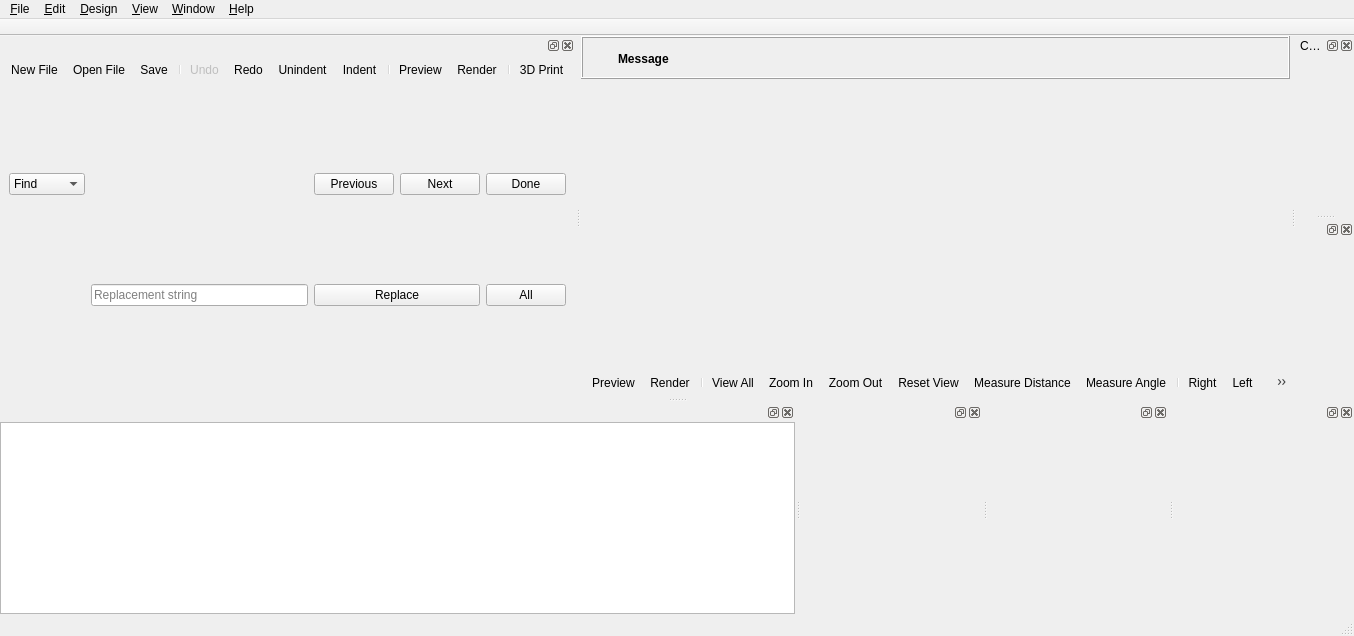
<?xml version="1.0" encoding="UTF-8"?>
<ui version="4.0">
 <class>MainWindow</class>
 <widget class="QMainWindow" name="MainWindow">
  <property name="geometry">
   <rect>
    <x>0</x>
    <y>0</y>
    <width>1354</width>
    <height>636</height>
   </rect>
  </property>
  <widget class="QWidget" name="centralwidget">
   <layout class="QVBoxLayout" name="verticalLayout_2">
    <property name="spacing">
     <number>0</number>
    </property>
    <property name="leftMargin">
     <number>0</number>
    </property>
    <property name="topMargin">
     <number>0</number>
    </property>
    <property name="rightMargin">
     <number>0</number>
    </property>
    <property name="bottomMargin">
     <number>0</number>
    </property>
    <item>
     <widget class="QWidget" name="mainWidget" native="true">
      <property name="sizePolicy">
       <sizepolicy hsizetype="Expanding" vsizetype="Expanding">
        <horstretch>0</horstretch>
        <verstretch>0</verstretch>
       </sizepolicy>
      </property>
      <layout class="QVBoxLayout" name="verticalLayout_3">
       <property name="spacing">
        <number>0</number>
       </property>
       <property name="leftMargin">
        <number>0</number>
       </property>
       <property name="topMargin">
        <number>0</number>
       </property>
       <property name="rightMargin">
        <number>0</number>
       </property>
       <property name="bottomMargin">
        <number>0</number>
       </property>
       <item>
        <widget class="QFrame" name="frameCompileResult">
         <property name="frameShape">
          <enum>QFrame::Box</enum>
         </property>
         <property name="frameShadow">
          <enum>QFrame::Raised</enum>
         </property>
         <layout class="QGridLayout" name="gridLayoutCompileResult">
          <property name="leftMargin">
           <number>6</number>
          </property>
          <property name="topMargin">
           <number>6</number>
          </property>
          <property name="rightMargin">
           <number>6</number>
          </property>
          <property name="bottomMargin">
           <number>4</number>
          </property>
          <property name="horizontalSpacing">
           <number>4</number>
          </property>
          <item row="0" column="1">
           <widget class="QLabel" name="labelCompileResultMessage">
            <property name="sizePolicy">
             <sizepolicy hsizetype="Preferred" vsizetype="Preferred">
              <horstretch>1</horstretch>
              <verstretch>0</verstretch>
             </sizepolicy>
            </property>
            <property name="font">
             <font>
              <bold>true</bold>
             </font>
            </property>
            <property name="text">
             <string>Message</string>
            </property>
            <property name="wordWrap">
             <bool>true</bool>
            </property>
           </widget>
          </item>
          <item row="0" column="2">
           <widget class="QToolButton" name="toolButtonCompileResultClose">
            <property name="styleSheet">
             <string notr="true"/>
            </property>
            <property name="text">
             <string/>
            </property>
            <property name="icon">
             <iconset resource="../../resources/common.qrc">
              <normaloff>:/icons/close.png</normaloff>:/icons/close.png</iconset>
            </property>
            <property name="iconSize">
             <size>
              <width>22</width>
              <height>22</height>
             </size>
            </property>
            <property name="toolButtonStyle">
             <enum>Qt::ToolButtonIconOnly</enum>
            </property>
            <property name="autoRaise">
             <bool>true</bool>
            </property>
           </widget>
          </item>
          <item row="0" column="0">
           <widget class="QToolButton" name="toolButtonCompileResultIcon">
            <property name="styleSheet">
             <string notr="true">QToolButton { border: none; }</string>
            </property>
            <property name="text">
             <string/>
            </property>
            <property name="icon">
             <iconset resource="../../resources/common.qrc">
              <normaloff>:/icons/information-icons-error.png</normaloff>:/icons/information-icons-error.png</iconset>
            </property>
            <property name="iconSize">
             <size>
              <width>22</width>
              <height>22</height>
             </size>
            </property>
            <property name="autoRaise">
             <bool>false</bool>
            </property>
           </widget>
          </item>
         </layout>
        </widget>
       </item>
       <item>
        <widget class="QGLView" name="qglview" native="true">
         <property name="sizePolicy">
          <sizepolicy hsizetype="Expanding" vsizetype="Expanding">
           <horstretch>0</horstretch>
           <verstretch>0</verstretch>
          </sizepolicy>
         </property>
         <property name="minimumSize">
          <size>
           <width>200</width>
           <height>100</height>
          </size>
         </property>
        </widget>
       </item>
       <item>
        <widget class="QToolBar" name="viewerToolBar">
         <addaction name="designActionPreview"/>
         <addaction name="designActionRender"/>
         <addaction name="separator"/>
         <addaction name="viewActionViewAll"/>
         <addaction name="viewActionZoomIn"/>
         <addaction name="viewActionZoomOut"/>
         <addaction name="viewActionResetView"/>
         <addaction name="designActionMeasureDist"/>
         <addaction name="designActionMeasureAngle"/>
         <addaction name="separator"/>
         <addaction name="viewActionRight"/>
         <addaction name="viewActionLeft"/>
         <addaction name="viewActionBack"/>
         <addaction name="viewActionFront"/>
         <addaction name="viewActionTop"/>
         <addaction name="viewActionBottom"/>
         <addaction name="separator"/>
         <addaction name="viewActionPerspective"/>
         <addaction name="viewActionOrthogonal"/>
         <addaction name="separator"/>
         <addaction name="viewActionShowAxes"/>
         <addaction name="viewActionShowScaleProportional"/>
         <addaction name="viewActionShowEdges"/>
        </widget>
       </item>
      </layout>
      <zorder>qglview</zorder>
      <zorder>viewerToolBar</zorder>
      <zorder>frameCompileResult</zorder>
     </widget>
    </item>
   </layout>
  </widget>
  <widget class="QMenuBar" name="menubar">
   <property name="geometry">
    <rect>
     <x>0</x>
     <y>0</y>
     <width>1354</width>
     <height>22</height>
    </rect>
   </property>
   <widget class="QMenu" name="menu_File">
    <property name="title">
     <string>&amp;File</string>
    </property>
    <widget class="QMenu" name="menuOpenRecent">
     <property name="title">
      <string>Recen&amp;t Files</string>
     </property>
    </widget>
    <widget class="QMenu" name="menuExamples">
     <property name="title">
      <string>&amp;Examples</string>
     </property>
    </widget>
    <widget class="QMenu" name="menuExport">
     <property name="title">
      <string>E&amp;xport</string>
     </property>
     <addaction name="fileActionExportAsciiSTL"/>
     <addaction name="fileActionExportBinarySTL"/>
     <addaction name="fileActionExportOBJ"/>
     <addaction name="fileActionExportPOV"/>
     <addaction name="fileActionExportOFF"/>
     <addaction name="fileActionExportWRL"/>
     <addaction name="fileActionExportAMF"/>
     <addaction name="fileActionExport3MF"/>
     <addaction name="fileActionExportDXF"/>
     <addaction name="fileActionExportSVG"/>
     <addaction name="fileActionExportCSG"/>
     <addaction name="fileActionExportPDF"/>
     <addaction name="separator"/>
     <addaction name="fileActionExportImage"/>
    </widget>
    <addaction name="fileActionNew"/>
    <addaction name="fileActionOpen"/>
    <addaction name="menuOpenRecent"/>
    <addaction name="menuExamples"/>
    <addaction name="fileActionReload"/>
    <addaction name="separator"/>
    <addaction name="fileActionNewWindow"/>
    <addaction name="fileActionOpenWindow"/>
    <addaction name="fileActionRevoke"/>
    <addaction name="fileActionClose"/>
    <addaction name="separator"/>
    <addaction name="fileActionSave"/>
    <addaction name="fileActionSaveAs"/>
    <addaction name="fileActionSaveACopy"/>
    <addaction name="fileActionSaveAll"/>
    <addaction name="separator"/>
    <addaction name="menuExport"/>
    <addaction name="separator"/>
    <addaction name="fileShowLibraryFolder"/>
    <addaction name="separator"/>
    <addaction name="fileActionQuit"/>
   </widget>
   <widget class="QMenu" name="menu_Edit">
    <property name="title">
     <string>&amp;Edit</string>
    </property>
    <addaction name="editActionUndo"/>
    <addaction name="editActionRedo"/>
    <addaction name="separator"/>
    <addaction name="editActionCut"/>
    <addaction name="editActionCopy"/>
    <addaction name="editActionPaste"/>
    <addaction name="separator"/>
    <addaction name="editActionIndent"/>
    <addaction name="editActionUnindent"/>
    <addaction name="editActionComment"/>
    <addaction name="editActionUncomment"/>
    <addaction name="editActionConvertTabsToSpaces"/>
    <addaction name="editActionToggleBookmark"/>
    <addaction name="editActionNextBookmark"/>
    <addaction name="editActionPrevBookmark"/>
    <addaction name="separator"/>
    <addaction name="editActionNextTab"/>
    <addaction name="editActionPrevTab"/>
    <addaction name="separator"/>
    <addaction name="editActionCopyViewport"/>
    <addaction name="editActionCopyVPT"/>
    <addaction name="editActionCopyVPR"/>
    <addaction name="editActionCopyVPD"/>
    <addaction name="editActionCopyVPF"/>
    <addaction name="separator"/>
    <addaction name="editActionFind"/>
    <addaction name="editActionFindAndReplace"/>
    <addaction name="editActionFindNext"/>
    <addaction name="editActionFindPrevious"/>
    <addaction name="editActionUseSelectionForFind"/>
    <addaction name="separator"/>
    <addaction name="editActionJumpToNextError"/>
    <addaction name="separator"/>
    <addaction name="editActionZoomTextIn"/>
    <addaction name="editActionZoomTextOut"/>
    <addaction name="editActionPreferences"/>
   </widget>
   <widget class="QMenu" name="menu_Design">
    <property name="title">
     <string>&amp;Design</string>
    </property>
    <addaction name="designActionAutoReload"/>
    <addaction name="designActionReloadAndPreview"/>
    <addaction name="designActionPreview"/>
    <addaction name="designActionRender"/>
    <addaction name="designAction3DPrint"/>
    <addaction name="designActionMeasureDist"/>
    <addaction name="designActionMeasureAngle"/>
    <addaction name="separator"/>
    <addaction name="designCheckValidity"/>
    <addaction name="designActionDisplayAST"/>
    <addaction name="designActionDisplayCSGTree"/>
    <addaction name="designActionDisplayCSGProducts"/>
    <addaction name="separator"/>
    <addaction name="designActionFlushCaches"/>
   </widget>
   <widget class="QMenu" name="menu_View">
    <property name="title">
     <string>&amp;View</string>
    </property>
    <addaction name="viewActionPreview"/>
    <addaction name="viewActionThrownTogether"/>
    <addaction name="separator"/>
    <addaction name="viewActionShowEdges"/>
    <addaction name="viewActionShowAxes"/>
    <addaction name="viewActionShowScaleProportional"/>
    <addaction name="viewActionShowCrosshairs"/>
    <addaction name="separator"/>
    <addaction name="viewActionTop"/>
    <addaction name="viewActionBottom"/>
    <addaction name="viewActionLeft"/>
    <addaction name="viewActionRight"/>
    <addaction name="viewActionFront"/>
    <addaction name="viewActionBack"/>
    <addaction name="viewActionDiagonal"/>
    <addaction name="viewActionCenter"/>
    <addaction name="viewActionViewAll"/>
    <addaction name="viewActionResetView"/>
    <addaction name="separator"/>
    <addaction name="viewActionZoomIn"/>
    <addaction name="viewActionZoomOut"/>
    <addaction name="separator"/>
    <addaction name="viewActionPerspective"/>
    <addaction name="viewActionOrthogonal"/>
    <addaction name="separator"/>
    <addaction name="viewActionHideEditorToolBar"/>
    <addaction name="viewActionHide3DViewToolBar"/>
   </widget>
   <widget class="QMenu" name="menuHelp">
    <property name="title">
     <string>&amp;Help</string>
    </property>
    <addaction name="helpActionAbout"/>
    <addaction name="helpActionHomepage"/>
    <addaction name="helpActionManual"/>
    <addaction name="helpActionOfflineManual"/>
    <addaction name="helpActionCheatSheet"/>
    <addaction name="helpActionOfflineCheatSheet"/>
    <addaction name="helpActionLibraryInfo"/>
    <addaction name="helpActionFontInfo"/>
   </widget>
   <widget class="QMenu" name="menuWindow">
    <property name="title">
     <string>&amp;Window</string>
    </property>
    <addaction name="separator"/>
    <addaction name="windowActionNextWindow"/>
    <addaction name="windowActionPreviousWindow"/>
    <addaction name="separator"/>
    <addaction name="windowActionJumpTo"/>
   </widget>
   <addaction name="menu_File"/>
   <addaction name="menu_Edit"/>
   <addaction name="menu_Design"/>
   <addaction name="menu_View"/>
   <addaction name="menuWindow"/>
   <addaction name="menuHelp"/>
  </widget>
  <widget class="QToolBar" name="tabToolBar">
   <property name="windowTitle">
    <string>Tabs</string>
   </property>
   <property name="movable">
    <bool>false</bool>
   </property>
   <property name="floatable">
    <bool>false</bool>
   </property>
   <attribute name="toolBarArea">
    <enum>TopToolBarArea</enum>
   </attribute>
   <attribute name="toolBarBreak">
    <bool>false</bool>
   </attribute>
    <widget class="QWidget" name="tabToolBarContents">
      <property name="sizePolicy">
        <sizepolicy hsizetype="Expanding" vsizetype="Expanding">
          <horstretch>0</horstretch>
          <verstretch>0</verstretch>
        </sizepolicy>
      </property>
      <layout class="QVBoxLayout" name="verticalLayout_1">
      <property name="spacing">
        <number>0</number>
      </property>
      <property name="leftMargin">
        <number>0</number>
      </property>
      <property name="topMargin">
        <number>0</number>
      </property>
      <property name="rightMargin">
        <number>0</number>
      </property>
      <property name="bottomMargin">
        <number>0</number>
      </property>
      </layout>
    </widget>
  </widget>
  <widget class="QStatusBar" name="statusbar">
   <property name="maximumSize">
    <size>
     <width>16777215</width>
     <height>23</height>
    </size>
   </property>
  </widget>
  <widget class="Dock" name="editorDock">
   <attribute name="dockWidgetArea">
    <number>1</number>
   </attribute>
   <widget class="QWidget" name="editorDockContents">
    <layout class="QVBoxLayout" name="verticalLayout">
     <property name="spacing">
      <number>0</number>
     </property>
     <property name="leftMargin">
      <number>0</number>
     </property>
     <property name="topMargin">
      <number>0</number>
     </property>
     <property name="rightMargin">
      <number>0</number>
     </property>
     <property name="bottomMargin">
      <number>0</number>
     </property>
     <item>
      <widget class="QToolBar" name="editortoolbar">
       <addaction name="fileActionNew"/>
       <addaction name="fileActionOpen"/>
       <addaction name="fileActionSave"/>
       <addaction name="separator"/>
       <addaction name="editActionUndo"/>
       <addaction name="editActionRedo"/>
       <addaction name="editActionUnindent"/>
       <addaction name="editActionIndent"/>
       <addaction name="separator"/>
       <addaction name="designActionPreview"/>
       <addaction name="designActionRender"/>
       <addaction name="separator"/>
       <addaction name="designAction3DPrint"/>
      </widget>
     </item>
     <item>
      <widget class="QFrame" name="find_panel">
       <property name="enabled">
        <bool>true</bool>
       </property>
       <property name="sizePolicy">
        <sizepolicy hsizetype="Preferred" vsizetype="Minimum">
         <horstretch>0</horstretch>
         <verstretch>0</verstretch>
        </sizepolicy>
       </property>
       <property name="frameShape">
        <enum>QFrame::NoFrame</enum>
       </property>
       <property name="frameShadow">
        <enum>QFrame::Raised</enum>
       </property>
       <property name="lineWidth">
        <number>0</number>
       </property>
       <layout class="QGridLayout" name="gridLayout">
        <property name="topMargin">
         <number>0</number>
        </property>
        <property name="bottomMargin">
         <number>0</number>
        </property>
        <property name="verticalSpacing">
         <number>0</number>
        </property>
        <item row="0" column="0">
         <widget class="QComboBox" name="findTypeComboBox">
          <item>
           <property name="text">
            <string>Find</string>
           </property>
          </item>
          <item>
           <property name="text">
            <string>Replace</string>
           </property>
          </item>
         </widget>
        </item>
        <item row="0" column="1">
         <widget class="QWordSearchField" name="findInputField">
          <property name="placeholderText" stdset="0">
           <string>Search string</string>
          </property>
         </widget>
        </item>
        <item row="0" column="2">
         <widget class="QPushButton" name="findPrevButton">
          <property name="text">
           <string>Previous</string>
          </property>
         </widget>
        </item>
        <item row="0" column="3">
         <widget class="QPushButton" name="findNextButton">
          <property name="text">
           <string>Next</string>
          </property>
         </widget>
        </item>
        <item row="0" column="4">
         <widget class="QPushButton" name="cancelButton">
          <property name="text">
           <string>Done</string>
          </property>
         </widget>
        </item>
        <item row="1" column="1">
         <widget class="QLineEdit" name="replaceInputField">
          <property name="placeholderText">
           <string>Replacement string</string>
          </property>
         </widget>
        </item>
        <item row="1" column="2" colspan="2">
         <widget class="QPushButton" name="replaceButton">
          <property name="text">
           <string>Replace</string>
          </property>
         </widget>
        </item>
        <item row="1" column="4">
         <widget class="QPushButton" name="replaceAllButton">
          <property name="text">
           <string>All</string>
          </property>
         </widget>
        </item>
       </layout>
      </widget>
     </item>
    </layout>
   </widget>
   <addaction name="editActionRedo_2"/>
  </widget>
  <widget class="Dock" name="consoleDock">
   <attribute name="dockWidgetArea">
    <number>8</number>
   </attribute>
   <widget class="QWidget" name="consoleDockContents">
    <property name="focusPolicy">
     <enum>Qt::NoFocus</enum>
    </property>
    <layout class="QVBoxLayout" name="verticalLayout_5">
     <property name="leftMargin">
      <number>0</number>
     </property>
     <property name="topMargin">
      <number>0</number>
     </property>
     <property name="rightMargin">
      <number>0</number>
     </property>
     <property name="bottomMargin">
      <number>0</number>
     </property>
     <item>
      <widget class="Console" name="console">
       <property name="minimumSize">
        <size>
         <width>10</width>
         <height>10</height>
        </size>
       </property>
       <property name="focusPolicy">
        <enum>Qt::StrongFocus</enum>
       </property>
       <property name="readOnly">
        <bool>true</bool>
       </property>
      </widget>
     </item>
    </layout>
   </widget>
  </widget>
  <widget class="Dock" name="parameterDock">
   <property name="windowTitle">
    <string>Customizer Widget</string>
   </property>
   <attribute name="dockWidgetArea">
    <number>2</number>
   </attribute>
  </widget>
  <widget class="Dock" name="animateDock">
   <attribute name="dockWidgetArea">
    <number>8</number>
   </attribute>
   <widget class="QWidget" name="animateDockContents">
    <property name="focusPolicy">
     <enum>Qt::StrongFocus</enum>
    </property>
    <layout class="QVBoxLayout" name="verticalLayout_Animate">
     <property name="leftMargin">
      <number>0</number>
     </property>
     <property name="topMargin">
      <number>0</number>
     </property>
     <property name="rightMargin">
      <number>0</number>
     </property>
     <property name="bottomMargin">
      <number>0</number>
     </property>
     <item>
      <widget class="Animate" name="animateWidget" native="true"/>
     </item>
    </layout>
   </widget>
  </widget>
  <widget class="Dock" name="viewportControlDock">
   <attribute name="dockWidgetArea">
    <number>2</number>
   </attribute>
   <widget class="QWidget" name="viewportControlDockContents">
    <property name="focusPolicy">
     <enum>Qt::StrongFocus</enum>
    </property>
    <layout class="QVBoxLayout" name="verticalLayout_ViewportControl">
     <property name="leftMargin">
      <number>0</number>
     </property>
     <property name="topMargin">
      <number>0</number>
     </property>
     <property name="rightMargin">
      <number>0</number>
     </property>
     <property name="bottomMargin">
      <number>0</number>
     </property>
     <item>
      <widget class="ViewportControl" name="viewportControlWidget" native="true"/>
     </item>
    </layout>
   </widget>
  </widget>
  <widget class="Dock" name="errorLogDock">
   <attribute name="dockWidgetArea">
    <number>8</number>
   </attribute>
   <widget class="QWidget" name="errorLogDockContents">
    <property name="focusPolicy">
     <enum>Qt::StrongFocus</enum>
    </property>
    <layout class="QVBoxLayout" name="verticalLayout_6">
     <property name="leftMargin">
      <number>0</number>
     </property>
     <property name="topMargin">
      <number>0</number>
     </property>
     <property name="rightMargin">
      <number>0</number>
     </property>
     <property name="bottomMargin">
      <number>0</number>
     </property>
     <item>
      <widget class="ErrorLog" name="errorLogWidget" native="true">
       <property name="minimumSize">
        <size>
         <width>10</width>
         <height>10</height>
        </size>
       </property>
      </widget>
     </item>
    </layout>
   </widget>
  </widget>
  <widget class="Dock" name="fontListDock">
   <attribute name="dockWidgetArea">
    <number>8</number>
   </attribute>
   <widget class="QWidget" name="fontListDockContents">
    <layout class="QVBoxLayout" name="verticalLayout_4">
     <item>
      <widget class="FontList" name="fontListWidget" native="true"/>
     </item>
    </layout>
   </widget>
  </widget>
  <action name="fileActionNew">
   <property name="icon">
    <iconset theme="chokusen-new">
     <normaloff>.</normaloff>.</iconset>
   </property>
   <property name="text">
    <string>&amp;New File</string>
   </property>
   <property name="shortcut">
    <string>Ctrl+N</string>
   </property>
  </action>
  <action name="fileActionNewWindow">
   <property name="text">
    <string>New Window</string>
   </property>
  </action>
  <action name="fileActionOpen">
   <property name="icon">
    <iconset theme="chokusen-open">
     <normaloff>.</normaloff>.</iconset>
   </property>
   <property name="text">
    <string>&amp;Open File</string>
   </property>
   <property name="shortcut">
    <string>Ctrl+O</string>
   </property>
  </action>
  <action name="fileActionOpenWindow">
   <property name="text">
    <string>Open in New Window</string>
   </property>
  </action>
  <action name="fileActionSave">
   <property name="icon">
    <iconset theme="chokusen-save">
     <normaloff>.</normaloff>.</iconset>
   </property>
   <property name="text">
    <string>&amp;Save</string>
   </property>
   <property name="shortcut">
    <string>Ctrl+S</string>
   </property>
  </action>
  <action name="fileActionSaveAs">
   <property name="text">
    <string>Save &amp;As...</string>
   </property>
   <property name="shortcut">
    <string>Ctrl+Shift+S</string>
   </property>
  </action>
  <action name="fileActionSaveACopy">
   <property name="text">
    <string>Save a Copy</string>
   </property>
  </action>
  <action name="fileActionSaveAll">
   <property name="text">
    <string>Save All</string>
   </property>
  </action>
  <action name="fileActionReload">
   <property name="text">
    <string>&amp;Reload</string>
   </property>
   <property name="shortcut">
    <string>Ctrl+R</string>
   </property>
  </action>
  <action name="fileActionQuit">
   <property name="text">
    <string>&amp;Quit</string>
   </property>
   <property name="shortcut">
    <string>Ctrl+Q</string>
   </property>
   <property name="menuRole">
    <enum>QAction::QuitRole</enum>
   </property>
  </action>
  <action name="editActionUndo">
   <property name="enabled">
    <bool>false</bool>
   </property>
   <property name="icon">
    <iconset theme="chokusen-undo">
     <normaloff>.</normaloff>.</iconset>
   </property>
   <property name="text">
    <string>&amp;Undo</string>
   </property>
   <property name="shortcut">
    <string>Ctrl+Z</string>
   </property>
   <property name="shortcutContext">
    <enum>Qt::WidgetWithChildrenShortcut</enum>
   </property>
  </action>
  <action name="editActionRedo">
   <property name="icon">
    <iconset theme="chokusen-redo">
     <normaloff>.</normaloff>.</iconset>
   </property>
   <property name="text">
    <string>&amp;Redo</string>
   </property>
   <property name="shortcut">
    <string>Ctrl+Shift+Z</string>
   </property>
   <property name="shortcutContext">
    <enum>Qt::WidgetWithChildrenShortcut</enum>
   </property>
  </action>
  <action name="editActionRedo_2">
   <property name="shortcut">
    <string>Ctrl+Y</string>
   </property>
   <property name="shortcutContext">
    <enum>Qt::WidgetWithChildrenShortcut</enum>
   </property>
  </action>
  <action name="editActionCut">
   <property name="text">
    <string>Cu&amp;t</string>
   </property>
   <property name="shortcut">
    <string>Ctrl+X</string>
   </property>
   <property name="shortcutContext">
    <enum>Qt::WidgetWithChildrenShortcut</enum>
   </property>
  </action>
  <action name="editActionCopy">
   <property name="text">
    <string>&amp;Copy</string>
   </property>
   <property name="shortcut">
    <string>Ctrl+C</string>
   </property>
   <property name="shortcutContext">
    <enum>Qt::WidgetWithChildrenShortcut</enum>
   </property>
  </action>
  <action name="editActionPaste">
   <property name="text">
    <string>&amp;Paste</string>
   </property>
   <property name="shortcut">
    <string>Ctrl+V</string>
   </property>
   <property name="shortcutContext">
    <enum>Qt::WidgetWithChildrenShortcut</enum>
   </property>
  </action>
  <action name="editActionIndent">
   <property name="icon">
    <iconset theme="chokusen-indent">
     <normaloff>.</normaloff>.</iconset>
   </property>
   <property name="text">
    <string>&amp;Indent</string>
   </property>
   <property name="shortcut">
    <string>Ctrl+I</string>
   </property>
  </action>
  <action name="editActionComment">
   <property name="text">
    <string>C&amp;omment</string>
   </property>
   <property name="shortcut">
    <string>Ctrl+D</string>
   </property>
  </action>
  <action name="editActionUncomment">
   <property name="text">
    <string>Unco&amp;mment</string>
   </property>
   <property name="shortcut">
    <string>Ctrl+Shift+D</string>
   </property>
  </action>
  <action name="editActionNextTab">
   <property name="text">
    <string>Show Next Tab</string>
   </property>
   <property name="shortcut">
    <string>Ctrl+Tab</string>
   </property>
  </action>
  <action name="editActionPrevTab">
   <property name="text">
    <string>Show Previous Tab</string>
   </property>
   <property name="shortcut">
    <string>Ctrl+Shift+Tab</string>
   </property>
  </action>
  <action name="editActionCopyViewport">
   <property name="text">
    <string>Copy viewport ima&amp;ge</string>
   </property>
   <property name="shortcut">
    <string>Ctrl+Shift+C</string>
   </property>
  </action>
  <action name="editActionCopyVPT">
   <property name="text">
    <string>Copy viewport transl&amp;ation</string>
   </property>
   <property name="shortcut">
    <string>Ctrl+T</string>
   </property>
  </action>
  <action name="editActionCopyVPR">
   <property name="text">
    <string>Cop&amp;y viewport rotation</string>
   </property>
  </action>
  <action name="editActionCopyVPD">
   <property name="text">
    <string>Copy vie&amp;wport distance</string>
   </property>
  </action>
  <action name="editActionCopyVPF">
   <property name="text">
    <string>Copy vie&amp;wport fov</string>
   </property>
  </action>
  <action name="editActionZoomTextIn">
   <property name="icon">
    <iconset theme="chokusen-zoom-text-in">
     <normaloff>.</normaloff>.</iconset>
   </property>
   <property name="text">
    <string>Increase Font &amp;Size</string>
   </property>
   <property name="shortcut">
    <string>Ctrl++</string>
   </property>
  </action>
  <action name="editActionZoomTextOut">
   <property name="icon">
    <iconset theme="chokusen-zoom-text-out">
     <normaloff>.</normaloff>.</iconset>
   </property>
   <property name="text">
    <string>Decrease Font Si&amp;ze</string>
   </property>
   <property name="shortcut">
    <string>Ctrl+-</string>
   </property>
  </action>
  <action name="designActionReloadAndPreview">
   <property name="text">
    <string>&amp;Reload and Preview</string>
   </property>
   <property name="shortcut">
    <string>F4</string>
   </property>
  </action>
  <action name="designActionPreview">
   <property name="icon">
    <iconset theme="chokusen-preview">
     <normaloff>.</normaloff>.</iconset>
   </property>
   <property name="text">
    <string>&amp;Preview</string>
   </property>
   <property name="shortcut">
    <string>F5</string>
   </property>
  </action>
  <action name="designActionRender">
   <property name="icon">
    <iconset theme="chokusen-render">
     <normaloff>.</normaloff>.</iconset>
   </property>
   <property name="text">
    <string>R&amp;ender</string>
   </property>
   <property name="shortcut">
    <string>F6</string>
   </property>
  </action>
  <action name="designAction3DPrint">
   <property name="icon">
    <iconset theme="chokusen-send">
     <normaloff>.</normaloff>.</iconset>
   </property>
   <property name="text">
    <string>&amp;3D Print</string>
   </property>
   <property name="shortcut">
    <string>F8</string>
   </property>
  </action>
  <action name="designActionMeasureDist">
   <property name="icon">
    <iconset theme="chokusen-measure-distance">
     <normaloff>.</normaloff>.</iconset>
   </property>
   <property name="text">
    <string>Measure &amp;Distance</string>
   </property>
   <property name="shortcut">
    <string>D</string>
   </property>
  </action>
  <action name="designActionMeasureAngle">
   <property name="icon">
    <iconset theme="chokusen-measure-angle">
     <normaloff>.</normaloff>.</iconset>
   </property>
   <property name="text">
    <string>Measure &amp;Angle</string>
   </property>
   <property name="shortcut">
    <string>A</string>
   </property>
  </action>
  <action name="designCheckValidity">
   <property name="text">
    <string>&amp;Check Validity</string>
   </property>
  </action>
  <action name="designActionDisplayAST">
   <property name="text">
    <string>Display A&amp;ST...</string>
   </property>
  </action>
  <action name="designActionDisplayCSGTree">
   <property name="text">
    <string>Display CSG &amp;Tree...</string>
   </property>
  </action>
  <action name="designActionDisplayCSGProducts">
   <property name="text">
    <string>Display CSG Pr&amp;oducts...</string>
   </property>
  </action>
  <action name="fileActionExportBinarySTL">
   <property name="icon">
    <iconset theme="chokusen-export-stl">
     <normaloff>.</normaloff>.</iconset>
   </property>
   <property name="text">
    <string>Export as &amp;STL (binary)...</string>
   </property>
   <property name="shortcut">
    <string>F7</string>
   </property>
  </action>
  <action name="fileActionExportAsciiSTL">
   <property name="icon">
    <iconset theme="chokusen-export-stl">
     <normaloff>.</normaloff>.</iconset>
   </property>
   <property name="text">
    <string>Export as &amp;STL (ascii)...</string>
   </property>
  </action>
  <action name="fileActionExportOBJ">
   <property name="icon">
    <iconset theme="chokusen-export-obj">
     <normaloff>.</normaloff>.</iconset>
   </property>
   <property name="text">
    <string>Export as &amp;OBJ...</string>
   </property>
  </action>
  <action name="fileActionExportPOV">
   <property name="icon">
    <iconset theme="chokusen-export-pov">
     <normaloff>.</normaloff>.</iconset>
   </property>
   <property name="text">
    <string>Export as &amp;POV...</string>
   </property>
  </action>
  <action name="fileActionExportOFF">
   <property name="icon">
    <iconset theme="chokusen-export-off">
     <normaloff>.</normaloff>.</iconset>
   </property>
   <property name="text">
    <string>Export as &amp;OFF...</string>
   </property>
  </action>
  <action name="fileActionExportWRL">
   <property name="icon">
    <iconset theme="chokusen-export-wrl">
     <normaloff>.</normaloff>.</iconset>
   </property>
   <property name="text">
    <string>Export as &amp;WRL...</string>
   </property>
  </action>
  <action name="viewActionPreview">
   <property name="checkable">
    <bool>true</bool>
   </property>
   <property name="icon">
    <iconset theme="chokusen-surface">
     <normaloff>.</normaloff>.</iconset>
   </property>
   <property name="text">
    <string>Preview</string>
   </property>
   <property name="shortcut">
    <string>F9</string>
   </property>
  </action>
  <action name="viewActionThrownTogether">
   <property name="checkable">
    <bool>true</bool>
   </property>
   <property name="icon">
    <iconset theme="chokusen-throwntogether">
     <normaloff>.</normaloff>.</iconset>
   </property>
   <property name="text">
    <string>Thrown Together</string>
   </property>
   <property name="shortcut">
    <string>F12</string>
   </property>
  </action>
  <action name="viewActionShowEdges">
   <property name="checkable">
    <bool>true</bool>
   </property>
   <property name="icon">
    <iconset theme="chokusen-show-edges">
     <normaloff>.</normaloff>.</iconset>
   </property>
   <property name="text">
    <string>Show Edges</string>
   </property>
   <property name="shortcut">
    <string>Ctrl+1</string>
   </property>
  </action>
  <action name="viewActionShowAxes">
   <property name="checkable">
    <bool>true</bool>
   </property>
   <property name="icon">
    <iconset theme="chokusen-axes">
     <normaloff>.</normaloff>.</iconset>
   </property>
   <property name="text">
    <string>Show Axes</string>
   </property>
   <property name="shortcut">
    <string>Ctrl+2</string>
   </property>
  </action>
  <action name="viewActionShowCrosshairs">
   <property name="checkable">
    <bool>true</bool>
   </property>
   <property name="icon">
    <iconset theme="chokusen-crosshairs">
     <normaloff>.</normaloff>.</iconset>
   </property>
   <property name="text">
    <string>Show Crosshairs</string>
   </property>
   <property name="shortcut">
    <string>Ctrl+3</string>
   </property>
  </action>
  <action name="viewActionShowScaleProportional">
   <property name="checkable">
    <bool>true</bool>
   </property>
   <property name="icon">
    <iconset theme="chokusen-scalemarkers">
     <normaloff>.</normaloff>.</iconset>
   </property>
   <property name="text">
    <string>Show Scale Markers</string>
   </property>
  </action>
  <action name="viewActionTop">
   <property name="icon">
    <iconset theme="chokusen-view-top">
     <normaloff>.</normaloff>.</iconset>
   </property>
   <property name="text">
    <string>&amp;Top</string>
   </property>
   <property name="shortcut">
    <string>Ctrl+4</string>
   </property>
  </action>
  <action name="viewActionBottom">
   <property name="icon">
    <iconset theme="chokusen-view-bottom">
     <normaloff>.</normaloff>.</iconset>
   </property>
   <property name="text">
    <string>&amp;Bottom</string>
   </property>
   <property name="shortcut">
    <string>Ctrl+5</string>
   </property>
  </action>
  <action name="viewActionLeft">
   <property name="icon">
    <iconset theme="chokusen-view-left">
     <normaloff>.</normaloff>.</iconset>
   </property>
   <property name="text">
    <string>&amp;Left</string>
   </property>
   <property name="shortcut">
    <string>Ctrl+6</string>
   </property>
  </action>
  <action name="viewActionRight">
   <property name="icon">
    <iconset theme="chokusen-view-right">
     <normaloff>.</normaloff>.</iconset>
   </property>
   <property name="text">
    <string>&amp;Right</string>
   </property>
   <property name="shortcut">
    <string>Ctrl+7</string>
   </property>
  </action>
  <action name="viewActionFront">
   <property name="icon">
    <iconset theme="chokusen-view-front">
     <normaloff>.</normaloff>.</iconset>
   </property>
   <property name="text">
    <string>&amp;Front</string>
   </property>
   <property name="shortcut">
    <string>Ctrl+8</string>
   </property>
  </action>
  <action name="viewActionBack">
   <property name="icon">
    <iconset theme="chokusen-view-back">
     <normaloff>.</normaloff>.</iconset>
   </property>
   <property name="text">
    <string>Bac&amp;k</string>
   </property>
   <property name="shortcut">
    <string>Ctrl+9</string>
   </property>
  </action>
  <action name="viewActionDiagonal">
   <property name="text">
    <string>&amp;Diagonal</string>
   </property>
   <property name="shortcut">
    <string>Ctrl+0</string>
   </property>
  </action>
  <action name="viewActionCenter">
   <property name="text">
    <string>Ce&amp;nter</string>
   </property>
   <property name="shortcut">
    <string>Ctrl+Shift+0</string>
   </property>
  </action>
  <action name="viewActionPerspective">
   <property name="checkable">
    <bool>true</bool>
   </property>
   <property name="icon">
    <iconset theme="chokusen-perspective">
     <normaloff>.</normaloff>.</iconset>
   </property>
   <property name="text">
    <string>&amp;Perspective</string>
   </property>
  </action>
  <action name="viewActionOrthogonal">
   <property name="checkable">
    <bool>true</bool>
   </property>
   <property name="icon">
    <iconset theme="chokusen-orthogonal">
     <normaloff>.</normaloff>.</iconset>
   </property>
   <property name="text">
    <string>&amp;Orthogonal</string>
   </property>
  </action>
  <action name="helpActionAbout">
   <property name="enabled">
    <bool>true</bool>
   </property>
   <property name="text">
    <string>&amp;About</string>
   </property>
   <property name="menuRole">
    <enum>QAction::AboutRole</enum>
   </property>
  </action>
  <action name="helpActionManual">
   <property name="text">
    <string>&amp;Documentation</string>
   </property>
  </action>
  <action name="helpActionOfflineManual">
   <property name="text">
    <string>&amp;Offline Documentation</string>
   </property>
  </action>
  <action name="helpActionOfflineCheatSheet">
   <property name="text">
    <string>&amp;Offline Cheat Sheet</string>
   </property>
  </action>
  <action name="fileActionClearRecent">
   <property name="text">
    <string>Clear Recent</string>
   </property>
  </action>
  <action name="fileActionExportDXF">
   <property name="icon">
    <iconset theme="chokusen-export-dxf">
     <normaloff>.</normaloff>.</iconset>
   </property>
   <property name="text">
    <string>Export as &amp;DXF...</string>
   </property>
  </action>
  <action name="fileActionRevoke">
   <property name="text">
    <string>Revoke trusted python Files</string>
   </property>
  </action>
  <action name="fileActionClose">
   <property name="text">
    <string>&amp;Close</string>
   </property>
   <property name="shortcut">
    <string>Ctrl+W</string>
   </property>
  </action>
  <action name="editActionPreferences">
   <property name="text">
    <string>&amp;Preferences</string>
   </property>
   <property name="menuRole">
    <enum>QAction::PreferencesRole</enum>
   </property>
  </action>
  <action name="editActionFind">
   <property name="text">
    <string>&amp;Find...</string>
   </property>
   <property name="shortcut">
    <string>Ctrl+F</string>
   </property>
  </action>
  <action name="editActionFindAndReplace">
   <property name="text">
    <string>Fin&amp;d and Replace...</string>
   </property>
   <property name="shortcut">
    <string>Ctrl+Alt+F</string>
   </property>
  </action>
  <action name="editActionFindNext">
   <property name="text">
    <string>Find Ne&amp;xt</string>
   </property>
   <property name="shortcut">
    <string>Ctrl+G</string>
   </property>
  </action>
  <action name="editActionFindPrevious">
   <property name="text">
    <string>Find Pre&amp;vious</string>
   </property>
   <property name="shortcut">
    <string>Ctrl+Shift+G</string>
   </property>
  </action>
  <action name="editActionUseSelectionForFind">
   <property name="text">
    <string>Use Se&amp;lection for Find</string>
   </property>
   <property name="shortcut">
    <string>Ctrl+E</string>
   </property>
  </action>
  <action name="editActionJumpToNextError">
   <property name="text">
    <string>Jump to next error</string>
   </property>
   <property name="shortcut">
    <string>Ctrl+Alt+E</string>
   </property>
  </action>
  <action name="designActionFlushCaches">
   <property name="text">
    <string>&amp;Flush Caches</string>
   </property>
  </action>
  <action name="helpActionHomepage">
   <property name="text">
    <string>&amp;OpenSCAD Homepage</string>
   </property>
  </action>
  <action name="designActionAutoReload">
   <property name="checkable">
    <bool>true</bool>
   </property>
   <property name="text">
    <string>&amp;Automatic Reload and Preview</string>
   </property>
  </action>
  <action name="fileActionExportImage">
   <property name="icon">
    <iconset theme="chokusen-export-png">
     <normaloff>.</normaloff>.</iconset>
   </property>
   <property name="text">
    <string>Export as &amp;Image...</string>
   </property>
  </action>
  <action name="fileActionExportCSG">
   <property name="icon">
    <iconset theme="chokusen-export-csg">
     <normaloff>.</normaloff>.</iconset>
   </property>
   <property name="text">
    <string>Export as &amp;CSG...</string>
   </property>
  </action>
  <action name="helpActionLibraryInfo">
   <property name="text">
    <string>&amp;Library info</string>
   </property>
  </action>
  <action name="fileShowLibraryFolder">
   <property name="text">
    <string>Show &amp;Library Folder...</string>
   </property>
  </action>
  <action name="viewActionResetView">
   <property name="icon">
    <iconset theme="chokusen-reset-view">
     <normaloff>.</normaloff>.</iconset>
   </property>
   <property name="text">
    <string>Reset View</string>
   </property>
  </action>
  <action name="helpActionFontInfo">
   <property name="text">
    <string>&amp;Font List</string>
   </property>
  </action>
  <action name="fileActionExportSVG">
   <property name="icon">
    <iconset theme="chokusen-export-svg">
     <normaloff>.</normaloff>.</iconset>
   </property>
   <property name="text">
    <string>Export as S&amp;VG...</string>
   </property>
  </action>
  <action name="fileActionExportAMF">
   <property name="icon">
    <iconset theme="chokusen-export-amf">
     <normaloff>.</normaloff>.</iconset>
   </property>
   <property name="text">
    <string>Export as &amp;AMF...</string>
   </property>
  </action>
  <action name="fileActionExport3MF">
   <property name="icon">
    <iconset theme="chokusen-export-3mf">
     <normaloff>.</normaloff>.</iconset>
   </property>
   <property name="text">
    <string>Export as &amp;3MF...</string>
   </property>
  </action>
  <action name="viewActionZoomIn">
   <property name="icon">
    <iconset theme="chokusen-zoom-in">
     <normaloff>.</normaloff>.</iconset>
   </property>
   <property name="text">
    <string>Zoom In</string>
   </property>
   <property name="shortcut">
    <string>Ctrl+]</string>
   </property>
  </action>
  <action name="viewActionZoomOut">
   <property name="icon">
    <iconset theme="chokusen-zoom-out">
     <normaloff>.</normaloff>.</iconset>
   </property>
   <property name="text">
    <string>Zoom Out</string>
   </property>
   <property name="shortcut">
    <string>Ctrl+[</string>
   </property>
  </action>
  <action name="viewActionViewAll">
   <property name="icon">
    <iconset theme="chokusen-zoom-all">
     <normaloff>.</normaloff>.</iconset>
   </property>
   <property name="text">
    <string>View All</string>
   </property>
   <property name="shortcut">
    <string>Ctrl+Shift+V</string>
   </property>
  </action>
  <action name="editActionConvertTabsToSpaces">
   <property name="text">
    <string>Conv&amp;ert Tabs to Spaces</string>
   </property>
  </action>
  <action name="editActionToggleBookmark">
   <property name="text">
    <string>Toggle Bookmark</string>
   </property>
   <property name="shortcut">
    <string>Ctrl+F2</string>
   </property>
  </action>
  <action name="editActionNextBookmark">
   <property name="text">
    <string>Jump to next bookmark</string>
   </property>
   <property name="shortcut">
    <string>F2</string>
   </property>
  </action>
  <action name="editActionPrevBookmark">
   <property name="text">
    <string>Jump to previous bookmark</string>
   </property>
   <property name="shortcut">
    <string>Shift+F2</string>
   </property>
  </action>
  <action name="viewActionHideEditorToolBar">
   <property name="checkable">
    <bool>true</bool>
   </property>
   <property name="text">
    <string>Hide Editor toolbar</string>
   </property>
  </action>
  <action name="editActionUnindent">
   <property name="icon">
    <iconset theme="chokusen-unindent">
     <normaloff>.</normaloff>.</iconset>
   </property>
   <property name="text">
    <string>U&amp;nindent</string>
   </property>
   <property name="shortcut">
    <string>Ctrl+Shift+I</string>
   </property>
  </action>
  <action name="helpActionCheatSheet">
   <property name="text">
    <string>&amp;Cheat Sheet</string>
   </property>
  </action>
  <action name="fileActionExportPDF">
   <property name="icon">
    <iconset theme="chokusen-export-pdf">
     <normaloff>.</normaloff>.</iconset>
   </property>
   <property name="text">
    <string>Export as PDF...</string>
   </property>
  </action>
  <action name="viewActionHide3DViewToolBar">
   <property name="checkable">
    <bool>true</bool>
   </property>
   <property name="text">
    <string>Hide 3D View toolbar</string>
   </property>
  </action>
  <action name="windowActionNextWindow">
   <property name="text">
    <string>&amp;Next Window</string>
   </property>
   <property name="shortcut">
    <string>Ctrl+K</string>
   </property>

  </action>
  <action name="windowActionPreviousWindow">
   <property name="text">
    <string>&amp;Previous Window</string>
   </property>
   <property name="shortcut">
    <string>Ctrl+H</string>
   </property>

  </action>
  <action name="editActionInsertTemplate">
   <property name="text">
    <string>Insert Template</string>
   </property>
   <property name="shortcut">
    <string>Alt+Ins</string>
   </property>
  </action>
  <action name="editActionFoldAll">
   <property name="text">
    <string>Fold/Unfoll All</string>
   </property>
  </action>
  <action name="windowActionJumpTo">
   <property name="text">
    <string>Jump To ...</string>
   </property>
   <property name="shortcut">
    <string>Ctrl+J</string>
   </property>
  </action>
 </widget>
 <customwidgets>
  <customwidget>
   <class>QGLView</class>
   <extends>QWidget</extends>
   <header>gui/QGLView.h</header>
   <container>1</container>
  </customwidget>
  <customwidget>
   <class>Dock</class>
   <extends>QDockWidget</extends>
   <header>gui/Dock.h</header>
   <container>1</container>
  </customwidget>
  <customwidget>
   <class>QWordSearchField</class>
   <extends>QFrame</extends>
   <header>gui/QWordSearchField.h</header>
   <container>1</container>
  </customwidget>
  <customwidget>
   <class>Console</class>
   <extends>QPlainTextEdit</extends>
   <header>gui/Console.h</header>
  </customwidget>
  <customwidget>
   <class>ErrorLog</class>
   <extends>QWidget</extends>
   <header>gui/ErrorLog.h</header>
   <container>1</container>
  </customwidget>
  <customwidget>
   <class>Animate</class>
   <extends>QWidget</extends>
   <header>gui/Animate.h</header>
   <container>1</container>
  </customwidget>
  <customwidget>
   <class>ViewportControl</class>
   <extends>QWidget</extends>
   <header>gui/ViewportControl.h</header>
   <container>1</container>
  </customwidget>
  <customwidget>
   <class>FontList</class>
   <extends>QWidget</extends>
   <header>gui/FontList.h</header>
   <container>1</container>
  </customwidget>
 </customwidgets>
 <resources>
  <include location="../../resources/common.qrc"/>
 </resources>
 <connections/>
</ui>
